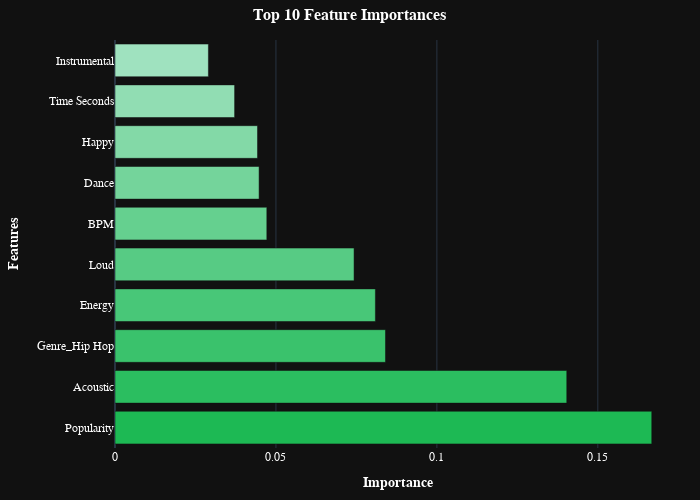

The cell this chart's notebook holds for it:
### Markdown cell above
### Feature Importance Plot (Random Forest)
Since linear models and tree-based models store their feature importances differently, two separate feature importance plot functions are required.

In linear models, such as linear regression or logistic regression, feature importance is derived directly from the coefficients assigned to each feature during the model fitting process. These coefficients represent the magnitude and direction of the relationship between each feature and the target variable. Therefore, accessing the `.coef_` attribute retrieves these coefficients, which can be interpreted as feature importances.

In tree-based models like Random Forests, feature importance is typically computed based on how much each feature contributes to decreasing impurity (e.g., Gini impurity or entropy) across all the trees in the forest. The `.feature_importances_` attribute of a trained Random Forest model provides the importance scores for each feature, calculated based on this criterion.

So, while linear models directly use the coefficients as feature importance, Random Forest models use a measure of impurity decrease to determine feature importance across the ensemble of trees.

### Code cell
import plotly.graph_objects as go
import panel as pn

def plot_tree_feature_importance(model_name):
    # Get feature importances for tree-based model
    lr_importances = model_name.feature_importances_
    indices = np.argsort(lr_importances)[::-1]

    # Get corresponding feature names
    feature_names = X_train.columns

    # Create custom color gradient
    colors = ['#1DB954', '#2BBE60', '#3AC26C', '#48C778', '#57CB84', '#65D08F', '#74D49B', '#83D9A7', '#91DDB3', '#9FE2BF'] 

    # Create figure
    fig = go.Figure()

    # Add bars to plot
    fig.add_trace(go.Bar(
        x=lr_importances[indices][:10],  # Grab top 10 features in the model
        y=[feature_names[i] for i in indices[:10]],  # Get corresponding feature names
        marker=dict(color=colors), # assign color gradient to bars
        orientation='h'  # Style as horizontal barplot
    ))

    # Style barplot
    fig.update_layout(
        title=dict(text="<b>Top 10 Feature Importances</b>", x=0.5, font=dict(size=16, color='white', family='Arial, sans-serif')),
        xaxis=dict(title='<b>Importance</b>', titlefont=dict(size=14, color='white', family='Arial, sans-serif')),
        yaxis=dict(title='<b>Features</b>', titlefont=dict(size=14, color='white', family='Arial, sans-serif')),
        font=dict(size=12, color='white', family='Arial, sans-serif'),
        margin=dict(l=100, r=20, t=40, b=20),
        height=500,
        width=700,
        template="plotly_dark",
         # Make hover text white
        hoverlabel=dict(
            font=dict(
                color="white"
            )
        )
    )

    return fig # display plot in dashboard when clicked

# Plot random forest barplot
plot_tree_feature_importance(rf_model)

### Figure 1 — Plotly figure (JSON) as saved in the notebook; plotly's stock layout.template omitted (floating-point values rounded to 4 significant figures)
{"data": [{"marker": {"color": ["#1DB954", "#2BBE60", "#3AC26C", "#48C778", "#57CB84", "#65D08F", "#74D49B", "#83D9A7", "#91DDB3", "#9FE2BF"]}, "orientation": "h", "type": "bar", "x": [0.1668, 0.1404, 0.08403, 0.0809, 0.07427, 0.04717, 0.04477, 0.04427, 0.03716, 0.02902], "y": ["Popularity", "Acoustic", "Genre_Hip Hop", "Energy", "Loud", "BPM", "Dance", "Happy", "Time Seconds", "Instrumental"]}], "layout": {"font": {"color": "white", "family": "Arial, sans-serif", "size": 12}, "height": 500, "hoverlabel": {"font": {"color": "white"}}, "margin": {"b": 20, "l": 100, "r": 20, "t": 40}, "title": {"font": {"color": "white", "family": "Arial, sans-serif", "size": 16}, "text": "<b>Top 10 Feature Importances</b>", "x": 0.5}, "width": 700, "xaxis": {"title": {"font": {"color": "white", "family": "Arial, sans-serif", "size": 14}, "text": "<b>Importance</b>"}}, "yaxis": {"title": {"font": {"color": "white", "family": "Arial, sans-serif", "size": 14}, "text": "<b>Features</b>"}}}}
